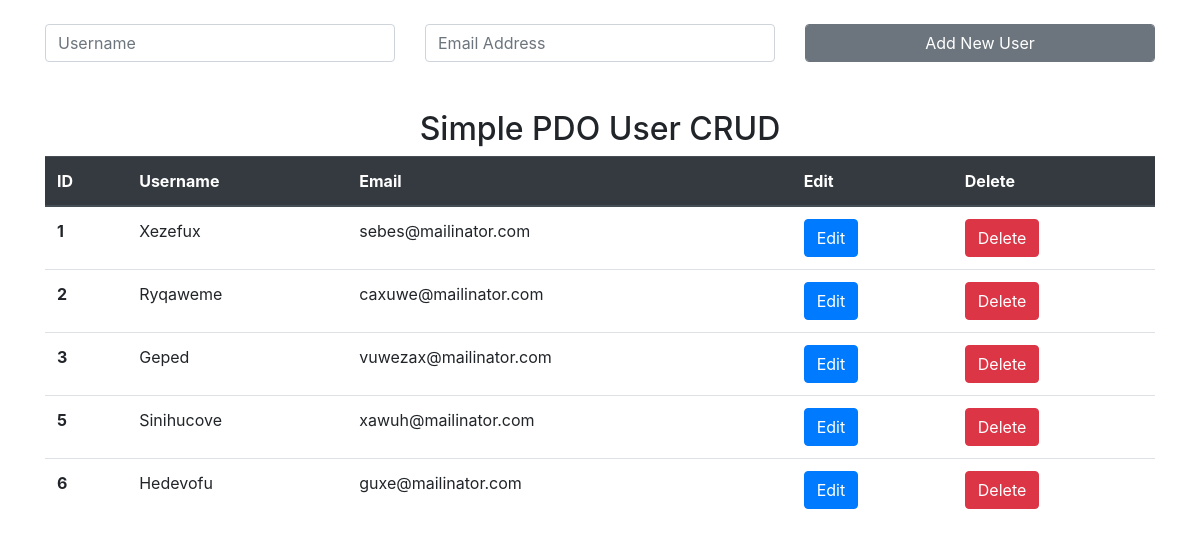
The page / on the database its author committed.
### tables this page shows
CREATE TABLE IF NOT EXISTS `users` (
  `user_id` int NOT NULL AUTO_INCREMENT,
  `user_name` varchar(255) NOT NULL,
  `user_email` varchar(255) NOT NULL,
  `user_password` varchar(255) NOT NULL,
  PRIMARY KEY (`user_id`)
);

### index.php (the view, shortened to what this page needs)
<?php require_once('./includes/header.php') ?>
<div class="container">
  <form action="index.php" method="POST" class="py-4">
    <div class="row">
      <div class="col">
        <input type="text" name="username" class="form-control" placeholder="Username">
      </div>
      <div class="col">
        <input type="text" name="email" class="form-control" placeholder="Email Address">
      </div>
      <div class="col">
        <input type="submit" name="addUser" class="form-control btn btn-secondary" value="Add New User">
      </div>
    </div>
  </form>
  <h2 class="text-center mt-4">Simple PDO User CRUD</h2>
  <table class="table">
    <thead class="thead-dark">
      <tr>
        <th scope="col">ID</th>
        <th scope="col">Username</th>
        <th scope="col">Email</th>
        <th scope="col">Edit</th>
        <th scope="col">Delete</th>
      </tr>
    </thead>
    <tbody>
      <?php
      $sql = 'SELECT * FROM users';
      $stmt = $pdo->prepare($sql);
      $stmt->execute();
      while ($user = $stmt->fetch(PDO::FETCH_ASSOC)) {
        $user_id = $user['user_id'];
        $user_name = $user['user_name'];
        $user_email = $user['user_email']; ?>
        <tr>
          <th> <?php echo $user_id; ?> </th>
          <td><?php echo $user_name; ?></td>
          <td><?php echo $user_email; ?></td>
          <td>
            <form action="edit_user.php" method="POST">
              <input type="submit" name="submit" value="Edit" class="btn btn-primary">
            </form>
          <td>
            <form action="index.php" method="POST">
              <input type="submit" name="deleteUser" value="Delete" class="btn btn-danger">
            </form>
          </td>
        </tr>
      <?php
      }
      ?>
    </tbody>
  </table>
</div>
<?php require_once('./includes/footer.php') ?>

### includes/header.php (shortened to what this page needs)
<!DOCTYPE html>
<html lang="en">
<head>
    <link rel="stylesheet" href="./css/bootstrap.min.css">
</head>
<body>

### includes/footer.php
</body>
</html>

### rows shown on the page
users: user_id "1", user_name "Xezefux", user_email "sebes@mailinator.com"
users: user_id "2", user_name "Ryqaweme", user_email "caxuwe@mailinator.com"
users: user_id "3", user_name "Geped", user_email "vuwezax@mailinator.com"
users: user_id "5", user_name "Sinihucove", user_email "xawuh@mailinator.com"
users: user_id "6", user_name "Hedevofu", user_email "guxe@mailinator.com"
